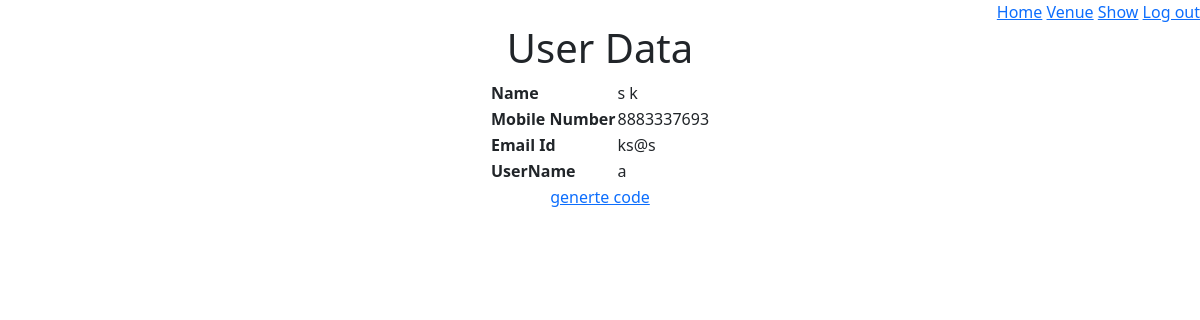
The page /admin/1/profile on the database as committed earlier.
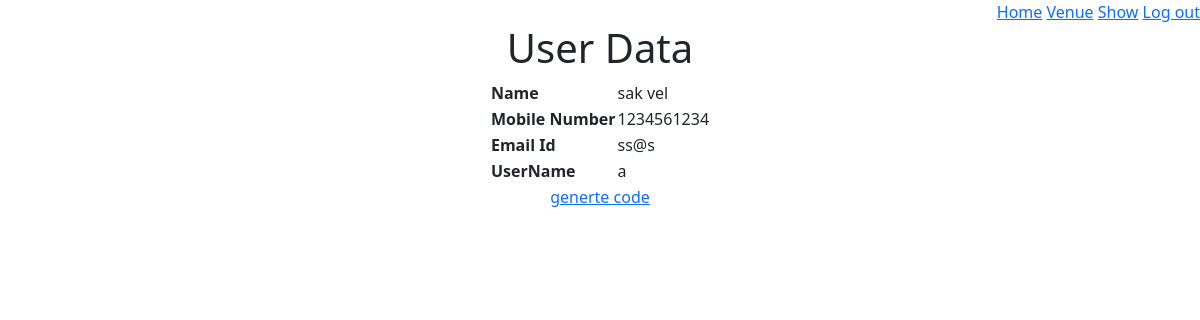
The same page on the database as committed later.
### models/module.py (models this page shows)
class Admin(db.Model):
    admin_id = db.Column(db.Integer, autoincrement=True, primary_key=True)
    first_name = db.Column(db.String(), nullable=False)
    last_name = db.Column(db.String(), nullable=False)
    phone_number = db.Column(db.String(), unique=True, nullable=False)
    email_id = db.Column(db.String(), unique=True, nullable=False)
    username = db.Column(db.String(), unique=True, nullable=False)
    password = db.Column(db.String(), nullable=False)

### app.py (the view)
@app.route("/admin/<int:adminId>/profile", methods={"GET", "POST"})
def adminProfile(adminId):
    admin = Admin.query.get(adminId)
    json = {}
    json['first_name'] = admin.first_name
    json['last_name'] = admin.last_name if admin.last_name else ''
    json['phone_number'] = admin.phone_number if admin.phone_number else ''
    json['email_id'] = admin.email_id if admin.email_id else ''
    json['username'] = admin.username
    return render_template('profile.html',
                           user=json,
                           admin=True,
                           userId=adminId)

### templates/profile.html (shortened to what this page needs)
<!DOCTYPE html>
<html>
<head>
    <link href="https://cdn.jsdelivr.net/npm/bootstrap@5.3.0-alpha1/dist/css/bootstrap.min.css" rel="stylesheet"
>
</head>
<body>
    {%if admin==True%}
    <div style="text-align: right;">
        <a href="/admin/{{userId}}/home">Home</a>
        <a href="/admin/{{userId}}/venue">Venue</a>
        <a href="/admin/{{userId}}/show">Show</a>
        <a href="/admin/login">Log out</a>
    </div>
    {%endif%}
    <h1 style="text-align: center;">User Data</h1>
    <table style="margin-left:auto;margin-right:auto;">
        <tr>
            <th>Name</th>
            <td>{{user.first_name}} {{user.last_name}}</td>
        </tr>
        <tr>
            <th>Mobile Number</th>
            <td>{{user.phone_number}}</td>
        </tr>
        <tr>
            <th>Email Id</th>
            <td>{{user.email_id}}</td>
        </tr>
        <tr>
            <th>UserName</th>
            <td>{{user.username}}</td>
        </tr>
        {%if admin==True%}
        <tr>
            <td colspan="2" style="text-align: center;">
                <a href="/admin/{{userId}}/generete">generte code</a>
            </td>
        </tr>
        {%endif%}
    </table>
</body>
</html>

Rows that differ between the two databases and show on the page:
changed Admin: first_name (not shown) → "sak"; last_name (not shown) → "vel"; phone_number "8883337693" → "1234561234"; email_id "ks@s" → "ss@s"
Other text that changed with them:
{{ user.first_name }}: "s" → (not shown)
{{ user.last_name }}: "k" → (not shown)
